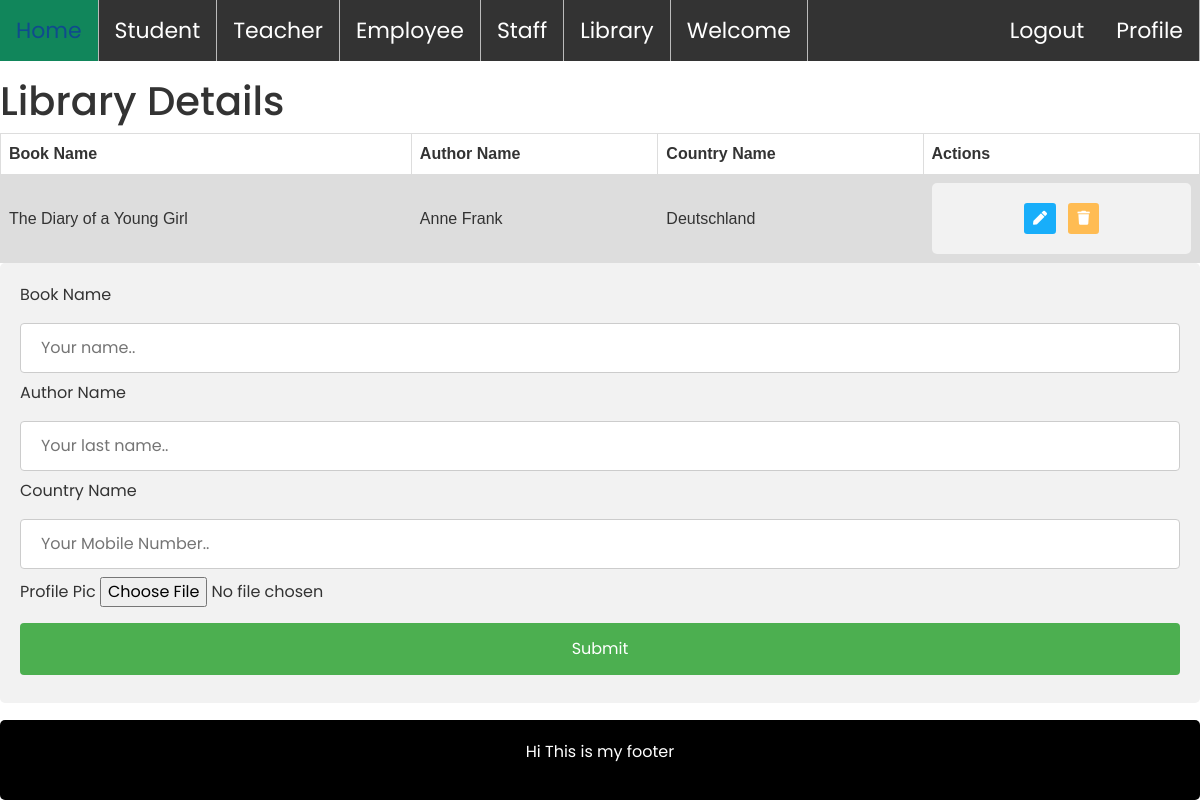
Screenshot of /libraryPage/ (signed in) with the database file from the repository.
### myApp/models.py (models this page shows, shortened)
class Library_Model(models.Model):
    BookName=models.CharField(max_length=100)
    AuthorName=models.CharField(max_length=100)
    CountryName=models.CharField(max_length=100)
    profile_pic=models.ImageField(upload_to="media/profile_pic",null=True)

### myProject/views.py (the view)
# urls.py: path('libraryPage/',views.libraryPage,name="libraryPage"),
@login_required
def libraryPage(request):
    library=Library_Model.objects.all()
    context={
        'library':library,
    }
    return render(request,"library.html",context)

### Template/library.html (shortened to what this page needs)
{% extends 'home.html' %}
{% block content %}
<h1>Library Details</h1>
<table>
  <tr>
    <th>Book Name</th>
    <th>Author Name</th>
    <th>Country Name</th>
    <th>Actions</th>
  </tr>
  {% for i in library %}
  <tr>
    <td>{{i.BookName}}</td>
    <td>{{i.AuthorName}}</td>
    <td>{{i.CountryName}}</td>
    <td class="text-center">
      <div class="actions">
         <a href=" {% url 'editLibrary' i.id %} " class="btn btn-sm bg-success-light mr-2">
         <i class="fas fa-pen"></i>
         </a>
         <a href="{% url 'deleteLibrary' i.id %} " class="btn btn-sm bg-danger-light">
         <i class="fas fa-trash"></i>
         </a>
      </div>
   </td>
  </tr>
  {% endfor %}
</table>
<div>
    <form  action=" {% url 'addLibrary' %} "  method="post" enctype="multipart/form-data">
      <label for="fname">Book Name</label>
      <input type="text"  name="bookname" placeholder="Your name.." required>
      <label >Author Name</label>
      <input type="text"  name="authorname" placeholder="Your last name.." required>
      <label >Country Name</label>
      <input type="text"  name="countryname" placeholder="Your Mobile Number.." required>
      <label >Profile Pic</label>
      <input type="file"  name="profilepic" placeholder="Your last name.." required>
      <input type="submit" value="Submit">
    </form>
  </div>
{% endblock  %}

### static/assets/css/style.css (style rules this page uses)
html { height: 100%; }
body { background-color: #fff; color: #333; font-family: 'Poppins', sans-serif; font-size: 1rem; height: 100%; line-height: 1.5; overflow-x: hidden; }
h1, h2, h3, h4, h5, h6 { font-family: 'Poppins', sans-serif; margin-top: 0; }
a { color: #009ce7; }
input, button, a { transition: all 0.4s ease; -moz-transition: all 0.4s ease; -o-transition: all 0.4s ease; -ms-transition: all 0.4s ease; -webkit-transition: all 0.4s ease; }
input, input:focus, button, button:focus { outline: none; }
input[type="file"] { height: auto; min-height: calc(1.5em + .75rem + 2px); }
input[type=text], input[type=password] { -webkit-appearance: none; -moz-appearance: none; appearance: none; }
.bg-danger-light { background-color:#FFBC53 !important; color:#fff !important; }
.bg-success-light { background-color: #18aefa; color: #fff; }

### Template/home.html (style rules this page uses)
body { background-color: #92a8d1; }
a { text-decoration: none; font-size: 22px; color: black; }
input[type=text], select { width: 100%; padding: 12px 20px; margin: 8px 0; display: inline-block; border: 1px solid #ccc; border-radius: 4px; box-sizing: border-box; }
input[type=submit] { width: 100%; background-color: #4CAF50; color: white; padding: 14px 20px; margin: 8px 0; border: none; border-radius: 4px; cursor: pointer; }
div { border-radius: 5px; background-color: #f2f2f2; padding: 20px; }
table { font-family: arial, sans-serif; border-collapse: collapse; width: 100%; }
td, th { border: 1px solid #dddddd; text-align: left; padding: 8px; }
tr:nth-child(even) { background-color: #dddddd; }

### rows the page displays
Library_Model: BookName "The Diary of a Young Girl", AuthorName "Anne Frank", CountryName "Deutschland"
